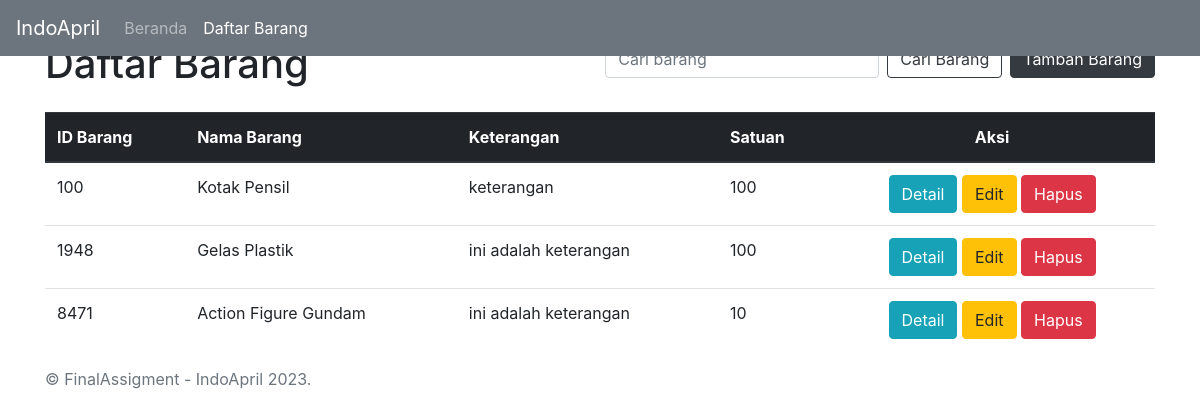
Screenshot of /barang/index with the database file from the repository.
### tables this page shows
CREATE TABLE `barang` (
  `idBarang` int(20) NOT NULL,
  `namaBarang` varchar(255) NOT NULL,
  `keterangan` varchar(255) NOT NULL,
  `satuan` int(10) NOT NULL,
  `idPengguna` int(20) NOT NULL
);

### app/libs/controller.php (called while the page is built, shortened)
<?php
class Controller
{
    public $db = null;
    private function openDatabaseConnection()
    {
        $options = array(PDO::ATTR_DEFAULT_FETCH_MODE => PDO::FETCH_OBJ, PDO::ATTR_ERRMODE => PDO::ERRMODE_WARNING);
        try {
            $this->db = new PDO("mysql:host=" . DB_HOST . ";port=" . DB_PORT . ";dbname=" . DB_NAME, DB_USER, DB_PASS, $options);
        } catch(PDOException $e) {
            echo $e->getMessage();
        }
    }
    public function loadModel($model_name)
    {
        return new $model_name($this->db);
    }
}

### app/controllers/barang.php (called while the page is built, shortened)
<?php
class Barang extends Controller
{
    public function index()
    {
        $menu = 'barang';
        $nama_barang = isset($_GET['nama_barang']) ? $_GET['nama_barang'] : null;
        $barang_model = $this->loadModel('BarangModel');
        $data_barang = $barang_model->getAllBarang($nama_barang);
        require 'app/views/layouts/header.php';
        require 'app/views/layouts/navbar.php';
        require 'app/views/barang/index.php';
        require 'app/views/layouts/footer.php';
    }
}

### index.php (called while the page is built, shortened)
<?php
require 'app/libs/application.php';
require 'app/libs/controller.php';
$app = new Application();

### app/models/barangmodel.php (called while the page is built, shortened)
<?php
class BarangModel
{
    private $db;
    function __construct($db) {
        $this->db = $db;
    }
    public function getAllBarang($nama_barang)
    {
        try {
            if ($nama_barang != null) {
                $query = "SELECT * FROM barang INNER JOIN pengguna ON barang.idPengguna = pengguna.idPengguna WHERE namaBarang LIKE '%$nama_barang%'";
            } else {
                $query = "SELECT * FROM barang INNER JOIN pengguna ON barang.idPengguna = pengguna.idPengguna";
            }
            $prepareDB = $this->db->prepare($query);
            $prepareDB->execute();
            $result = $prepareDB->fetchAll();
            return $result;
        } catch (Exception $e) {
            throw $e;
        }
    }
}

### app/views/barang/index.php (the view, shortened to what this page needs)
<main role="main" class="container" style="margin-top : 40px">
    <div class="clearfix mb-3 mt-3">
        <h1 class="float-left">Daftar Barang</h1>
        <a href="<?= URL . 'barang/tambah' ?>" class="btn btn-dark float-right ml-2">Tambah Barang</a>
        <form class="form-inline float-right" action="<?= URL . 'barang/index' ?>" method="GET">
            <input class="form-control mr-sm-2" type="search" placeholder="Cari barang" aria-label="Search" name="nama_barang">
            <button class="btn btn-outline-dark my-2 my-sm-0" type="submit">Cari Barang</button>
        </form>
    </div>
    <div class="table-responsive">
        <table class="table table-stripped">
            <thead class="thead-dark">
                <tr>
                    <th scope="col">ID Barang</th>
                    <th>Nama Barang</th>
                    <th>Keterangan</th>
                    <th>Satuan</th>
                    <th class="text-center">Aksi</th>
                </tr>
            </thead>
            <tbody>
                <?php foreach ($data_barang as $barang) { ?>
                <tr>
                    <td><?php if (isset($barang->idBarang)) echo $barang->idBarang; ?></td>
                    <td><?php if (isset($barang->namaBarang)) echo $barang->namaBarang; ?></td>
                    <td><?php if (isset($barang->keterangan)) echo $barang->keterangan; ?></td>
                    <td><?php if (isset($barang->satuan)) echo number_format($barang->satuan, 0, ',', '.'); ?></td>
                    <td class="text-center">
                        <a href="<?php echo URL . 'barang/detail/' . $barang->idBarang; ?>" class="btn btn-info">Detail</a>
                        <a href="<?php echo URL . 'barang/edit/' . $barang->idBarang; ?>" class="btn btn-warning">Edit</a>
                        <form class="d-inline deleteData" action="<?php echo URL . 'barang/proses_hapus'; ?>" method="POST">
                            <button type="submit" class="btn btn-danger" name="hapus_barang">Hapus</button>
                        </form>
                    </td>
                </tr>
                <?php } ?>
            </tbody>
        </table>
    </div>
</main>

### app/libs/application.php (shortened to what this page needs)
<?php
class Application
{
    private $url_controller = null;
    private $url_action = null;
    private $url_parameter_1 = null;
    private $url_parameter_2 = null;
    private $url_parameter_3 = null;
    public function __construct()
    {
        if (file_exists('./app/controllers/' . $this->url_controller . '.php')) {
            $this->url_controller = new $this->url_controller();
            if (method_exists($this->url_controller, $this->url_action)) {
                if (isset($this->url_parameter_3)) {
                    $this->url_controller->{$this->url_action}($this->url_parameter_1, $this->url_parameter_2, $this->url_parameter_3);
                } elseif (isset($this->url_parameter_2)) {
                    $this->url_controller->{$this->url_action}($this->url_parameter_1, $this->url_parameter_2);
                } elseif (isset($this->url_parameter_1)) {
                    $this->url_controller->{$this->url_action}($this->url_parameter_1);
                } else {
                    $this->url_controller->{$this->url_action}();
                }
            } else {
                $this->url_controller->index();
            }
        } else {
            require './app/controllers/dasbor.php';
            $dasbor = new DasborController();
            $dasbor->index();
        }
    }
    private function splitUrl()
    {
        if (isset($_GET['url'])) {
            $url = rtrim($_GET['url'], '/');
            $url = filter_var($url, FILTER_SANITIZE_URL);
            $url = explode('/', $url);
            $this->url_controller = (isset($url[0]) ? $url[0] : null);
            $this->url_action = (isset($url[1]) ? $url[1] : null);
            $this->url_parameter_1 = (isset($url[2]) ? $url[2] : null);
            $this->url_parameter_2 = (isset($url[3]) ? $url[3] : null);
            $this->url_parameter_3 = (isset($url[4]) ? $url[4] : null);
        }
    }
}

### app/views/layouts/header.php (shortened to what this page needs)
<!doctype html>
<html lang="en">
  <head>
    <link href="https://getbootstrap.com/docs/4.0/dist/css/bootstrap.min.css" rel="stylesheet">
    <link href="https://getbootstrap.com/docs/4.0/examples/sticky-footer-navbar/sticky-footer-navbar.css" rel="stylesheet">
  </head>
  <body>

### app/views/layouts/navbar.php (shortened to what this page needs)
<header>
    <nav class="navbar navbar-expand-md navbar-dark fixed-top bg-secondary">
        <a class="navbar-brand" href="<?php echo URL; ?>">IndoApril</a>
        <div class="collapse navbar-collapse" id="navbarCollapse">
            <ul class="navbar-nav mr-auto">
                <li class="nav-item <?php if (isset($menu) && $menu == 'dasbor') echo 'active'; ?>">
                    <a class="nav-link" href="<?php echo URL; ?>">Beranda <span class="sr-only">(current)</span></a>
                </li>
                <li class="nav-item <?php if (isset($menu) && $menu == 'barang') echo 'active'; ?>">
                    <a class="nav-link" href="<?php echo URL; ?>/barang/index">Daftar Barang</a>
                </li>
            </ul>
        </div>
    </nav>
</header>

### app/views/layouts/footer.php (shortened to what this page needs)
<footer class="footer">
    <div class="container">
    <span class="text-muted"> &copy; FinalAssigment - IndoApril <?= date('Y') ?>.</span>
    </div>
</footer>
  </body>
</html>

### rows the page displays
barang: idBarang "100", namaBarang "Kotak Pensil", keterangan "keterangan", satuan "100"
barang: idBarang "1948", namaBarang "Gelas Plastik", keterangan "ini adalah keterangan", satuan "100"
barang: idBarang "8471", namaBarang "Action Figure Gundam", keterangan "ini adalah keterangan", satuan "10"
